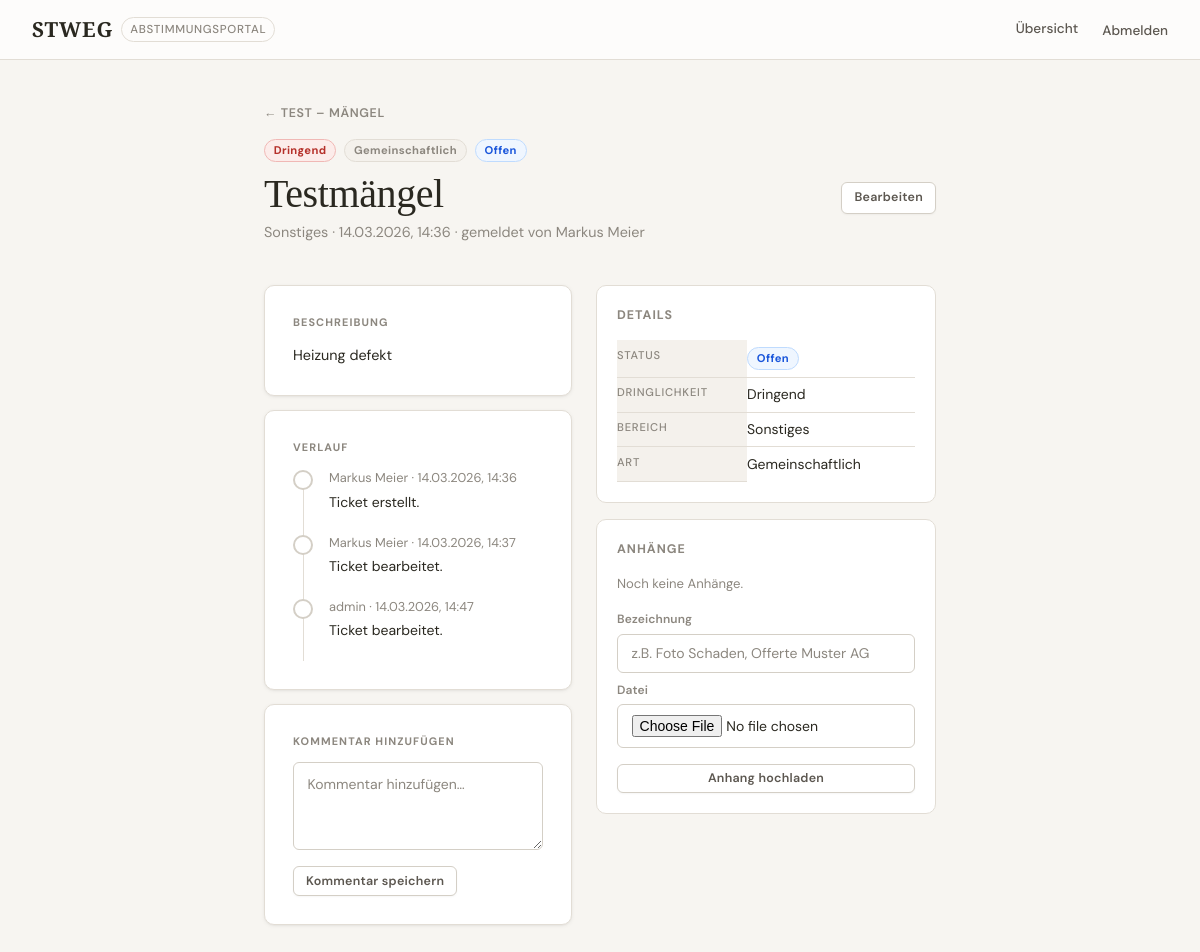
The page /maintenance/ticket/1/ (signed in) on the database as committed earlier.
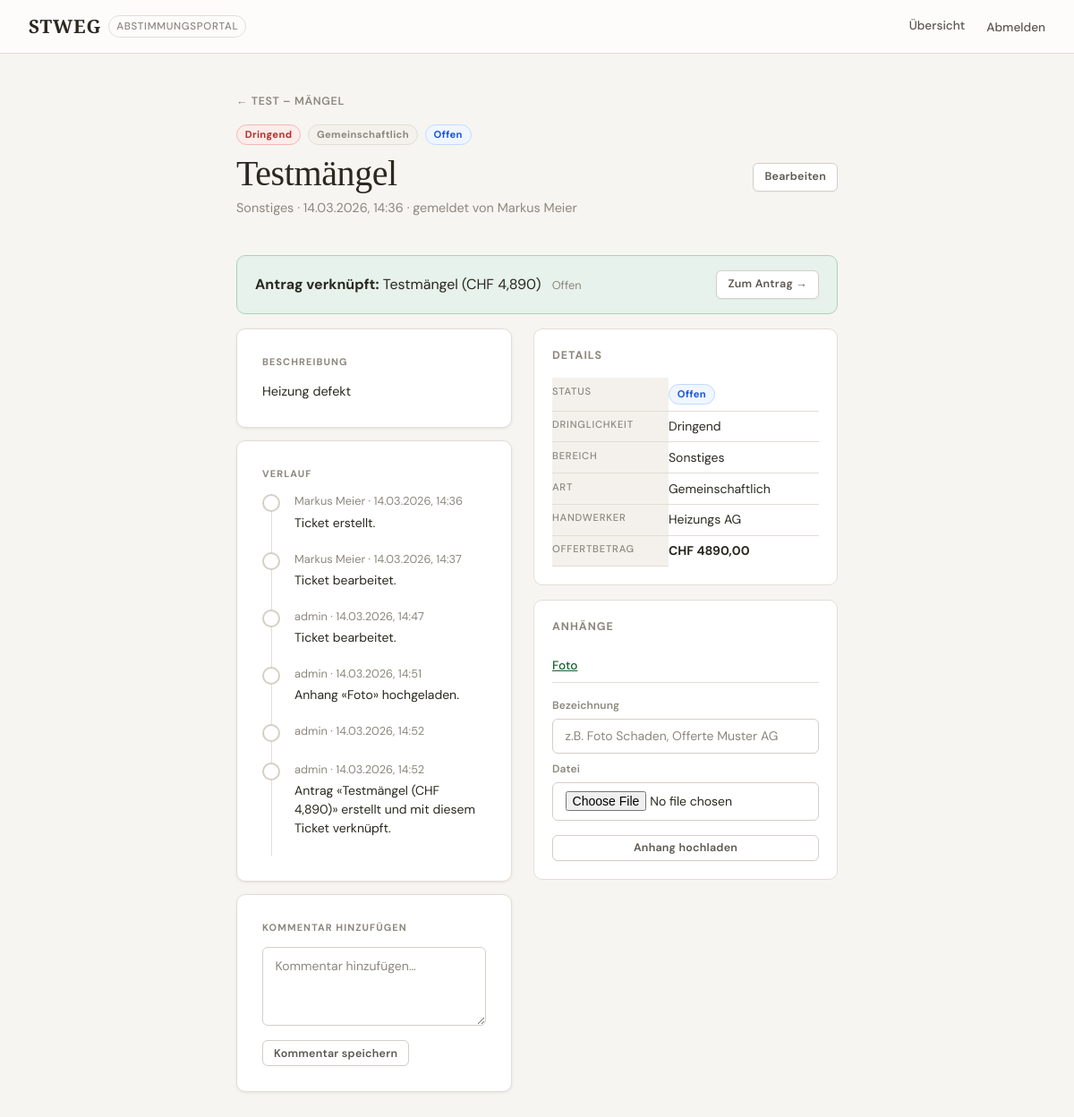
The same page on the database as committed later.
### voting/models.py (models this page shows, shortened)
class Community(models.Model):
    name       = models.CharField(max_length=200)
    address    = models.TextField()
    created_at = models.DateTimeField(auto_now_add=True)
    created_by = models.ForeignKey(
        User, on_delete=models.SET_NULL, null=True, blank=True,
        related_name='created_communities',
    )
    quorum = models.DecimalField(
        max_digits=5, decimal_places=1, default=Decimal('0'),
        verbose_name="Quorum (‰)",
        help_text="Mindest-Beteiligung in Wertquoten ‰ für gültige Abstimmung (0 = kein Quorum)",
    )
    def can_manage(self, user):
        return (
            self.units.filter(owner=user).exists()
            or self.created_by == user
            or user.is_staff
            or self.memberships.filter(user=user).exists()
        )
    def is_admin(self, user):
        return (
            self.created_by == user
            or user.is_staff
            or self.memberships.filter(
                user=user, role=CommunityMembership.Role.MANAGER
            ).exists()
        )
    class Meta:
        verbose_name        = "Gemeinschaft"
        verbose_name_plural = "Gemeinschaften"

class Proposal(models.Model):
    class Status(models.TextChoices):
        DRAFT  = 'draft',  'Entwurf'
        OPEN   = 'open',   'Offen'
        CLOSED = 'closed', 'Abgeschlossen'
    class MajorityType(models.TextChoices):
        SIMPLE    = 'simple',    'Einfaches Mehr (nur Köpfe)'
        ABSOLUTE  = 'absolute',  'Absolutes Mehr (Köpfe + Wertquoten)'
        QUALIFIED = 'qualified', 'Qualifiziertes Mehr (2/3 Köpfe + 2/3 Wertquoten)'
        UNANIMOUS = 'unanimous', 'Einstimmigkeit (alle Eigentümer müssen Ja stimmen)'
    community     = models.ForeignKey(Community, on_delete=models.CASCADE, related_name='proposals')
    created_by    = models.ForeignKey(
        User, on_delete=models.SET_NULL, null=True, related_name='created_proposals',
    )
    title         = models.CharField(max_length=300, verbose_name="Titel")
    description   = models.TextField(verbose_name="Beschreibung")
    majority_type = models.CharField(
        max_length=10, choices=MajorityType.choices, default=MajorityType.ABSOLUTE,
        verbose_name="Mehrheitsart",
    )
    status     = models.CharField(max_length=10, choices=Status.choices, default=Status.DRAFT)
    created_at = models.DateTimeField(auto_now_add=True)
    opened_at  = models.DateTimeField(null=True, blank=True)
    closed_at  = models.DateTimeField(null=True, blank=True)
    deadline   = models.DateTimeField(null=True, blank=True, verbose_name="Abstimmungsfrist")
    def open(self):
        self.status    = self.Status.OPEN
        self.opened_at = timezone.now()
        self.save()
    class Meta:
        verbose_name        = "Antrag"
        verbose_name_plural = "Anträge"
        ordering            = ['-created_at']

### maintenance/models.py (models this page shows, shortened)
class Ticket(models.Model):
    class Priority(models.TextChoices):
        NORMAL = 'normal', 'Normal'
        URGENT = 'urgent', 'Dringend'
    class Status(models.TextChoices):
        OPEN           = 'open',           'Offen'
        IN_PROGRESS    = 'in_progress',    'In Bearbeitung'
        OFFER_RECEIVED = 'offer_received', 'Angebot liegt vor'
        DONE           = 'done',           'Erledigt'
        ARCHIVED       = 'archived',       'Archiviert'
    class Scope(models.TextChoices):
        COMMON  = 'common',  'Gemeinschaftlich'
        PRIVATE = 'private', 'Privat (Einheit)'
    class Area(models.TextChoices):
        ROOF      = 'roof',      'Dach'
        FACADE    = 'facade',    'Fassade'
        HEATING   = 'heating',   'Heizung'
        ELEVATOR  = 'elevator',  'Lift'
        STAIRCASE = 'staircase', 'Treppenhaus'
        GARDEN    = 'garden',    'Aussenanlage / Garten'
        PARKING   = 'parking',   'Parkplatz / Garage'
        WATER     = 'water',     'Wasser / Sanitär'
        ELECTRIC  = 'electric',  'Elektro'
        OTHER     = 'other',     'Sonstiges'
    community = models.ForeignKey(
        Community, on_delete=models.CASCADE, related_name='tickets',
    )
    unit = models.ForeignKey(
        Unit, on_delete=models.SET_NULL, null=True, blank=True,
        related_name='tickets',
        help_text="Nur bei privaten Einheitsmängeln ausfüllen.",
    )
    reported_by = models.ForeignKey(
        User, on_delete=models.SET_NULL, null=True, blank=True,
        related_name='reported_tickets',
    )
    title       = models.CharField(max_length=300, verbose_name='Titel')
    description = models.TextField(verbose_name='Beschreibung')
    area        = models.CharField(
        max_length=20, choices=Area.choices, default=Area.OTHER,
        verbose_name='Bereich',
    )
    scope = models.CharField(
        max_length=10, choices=Scope.choices, default=Scope.COMMON,
        verbose_name='Art',
    )
    priority = models.CharField(
        max_length=10, choices=Priority.choices, default=Priority.NORMAL,
        verbose_name='Dringlichkeit',
    )
    status = models.CharField(
        max_length=20, choices=Status.choices, default=Status.OPEN,
        verbose_name='Status',
    )
    assigned_to    = models.CharField(max_length=200, blank=True, verbose_name='Handwerker')
    assignee_email = models.EmailField(blank=True, verbose_name='E-Mail Handwerker')
    offer_amount   = models.DecimalField(
        max_digits=10, decimal_places=2, null=True, blank=True,
        verbose_name='Offertbetrag (CHF)',
    )
    created_at  = models.DateTimeField(auto_now_add=True)
    updated_at  = models.DateTimeField(auto_now=True)
    resolved_at = models.DateTimeField(null=True, blank=True)
    proposal = models.ForeignKey(
        'voting.Proposal', on_delete=models.SET_NULL, null=True, blank=True,
        related_name='tickets',
        verbose_name='Verknüpfter Antrag',
    )
    class Meta:
        verbose_name        = 'Ticket'
        verbose_name_plural = 'Tickets'
        ordering            = ['-created_at']
    @property
    def status_css(self):
        return {
            'open':           'badge-open',
            'in_progress':    'badge-progress',
            'offer_received': 'badge-offer',
            'done':           'badge-done',
            'archived':       'badge-archived',
        }.get(self.status, '')
    @property
    def priority_is_urgent(self):
        return self.priority == self.Priority.URGENT

class TicketUpdate(models.Model):
    ticket     = models.ForeignKey(Ticket, on_delete=models.CASCADE, related_name='updates')
    author     = models.ForeignKey(
        User, on_delete=models.SET_NULL, null=True, blank=True,
        related_name='ticket_updates',
    )
    comment    = models.TextField(blank=True)
    old_status = models.CharField(max_length=20, blank=True)
    new_status = models.CharField(max_length=20, blank=True)
    created_at = models.DateTimeField(auto_now_add=True)
    class Meta:
        verbose_name        = 'Ticket-Update'
        verbose_name_plural = 'Ticket-Updates'
        ordering            = ['created_at']
    @property
    def is_status_change(self):
        return bool(self.old_status and self.new_status and self.old_status != self.new_status)

class TicketAttachment(models.Model):
    ticket      = models.ForeignKey(Ticket, on_delete=models.CASCADE, related_name='attachments')
    file        = models.FileField(upload_to='ticket_attachments/')
    name        = models.CharField(max_length=200, verbose_name='Bezeichnung')
    uploaded_by = models.ForeignKey(
        User, on_delete=models.SET_NULL, null=True, blank=True,
        related_name='ticket_attachments',
    )
    uploaded_at = models.DateTimeField(auto_now_add=True)
    class Meta:
        verbose_name        = 'Anhang'
        verbose_name_plural = 'Anhänge'
        ordering            = ['uploaded_at']

### maintenance/views.py (the view, shortened to what this page needs)
@login_required
def ticket_detail(request, pk):
    ticket    = get_object_or_404(Ticket.objects.select_related('community', 'reported_by', 'unit', 'proposal'), pk=pk)
    community = ticket.community
    if not community.can_manage(request.user):
        messages.error(request, "Keine Berechtigung.")
        return redirect('voting:dashboard')
    is_admin = community.is_admin(request.user)
    if ticket.scope == Ticket.Scope.PRIVATE and not is_admin:
        user_unit_ids = set(community.units.filter(owner=request.user).values_list('id', flat=True))
        if ticket.unit_id not in user_unit_ids:
            messages.error(request, "Kein Zugriff auf dieses Ticket.")
            return redirect('maintenance:ticket_list', community_id=community.id)
    updates     = ticket.updates.select_related('author').all()
    attachments = ticket.attachments.select_related('uploaded_by').all()
    status_form = TicketStatusForm(instance=ticket) if is_admin else None
    comment_form    = TicketCommentForm()
    attachment_form = TicketAttachmentForm()
    return render(request, 'maintenance/ticket_detail.html', {
        'ticket':          ticket,
        'community':       community,
        'is_admin':        is_admin,
        'updates':         updates,
        'attachments':     attachments,
        'status_form':     status_form,
        'comment_form':    comment_form,
        'attachment_form': attachment_form,
    })

### maintenance/templates/maintenance/ticket_detail.html (shortened to what this page needs)
{% extends "voting/base.html" %}
{% block content %}
<a href="{% url 'maintenance:ticket_list' community.id %}" class="back-link">{{ community.name }} – Mängel</a>
<div class="page-header flex-between">
  <div>
    <div style="display:flex;gap:.5rem;align-items:center;flex-wrap:wrap;margin-bottom:.5rem;">
      {% if ticket.priority_is_urgent %}<span class="badge badge-urgent">Dringend</span>{% endif %}
      <span class="badge {% if ticket.scope == 'private' %}badge-private{% else %}badge-archived{% endif %}">{{ ticket.get_scope_display }}</span>
      <span class="badge {{ ticket.status_css }}">{{ ticket.get_status_display }}</span>
    </div>
    <h1>{{ ticket.title }}</h1>
    <p>{{ ticket.get_area_display }} · {{ ticket.created_at|date:"d.m.Y, H:i" }}
      {% if ticket.reported_by %} · gemeldet von {{ ticket.reported_by.get_full_name|default:ticket.reported_by.username }}{% endif %}
    </p>
  </div>
  <div class="flex gap-1">
    {% if is_admin or ticket.reported_by == request.user %}
    <a href="{% url 'maintenance:ticket_edit' ticket.pk %}" class="btn btn-outline btn-sm">Bearbeiten</a>
    {% endif %}
  </div>
</div>
{% if ticket.proposal %}
<div class="proposal-banner">
  <div>
    <strong>Antrag verknüpft:</strong> {{ ticket.proposal.title }}
    <span style="margin-left:.5rem;font-size:.8rem;color:var(--text-muted);">{{ ticket.proposal.get_status_display }}</span>
  </div>
  <a href="{% url 'voting:proposal_detail' ticket.proposal.pk %}" class="btn btn-outline btn-sm">Zum Antrag →</a>
</div>
{% endif %}
<div class="detail-grid">
  <div>
    <div class="card card--padded mb-2">
      <div class="section-label">Beschreibung</div>
      <p style="white-space:pre-wrap;font-size:.9rem;line-height:1.7;">{{ ticket.description }}</p>
    </div>
    <div class="card card--padded mb-2">
      <div class="section-label">Verlauf</div>
      <ul class="timeline">
        {% for update in updates %}
        <li class="tl-item">
          <div class="tl-dot {% if update.is_status_change %}status-change{% elif not update.author %}system{% endif %}"></div>
          <div class="tl-body">
            <div class="tl-header">
              {% if update.author %}{{ update.author.get_full_name|default:update.author.username }}{% else %}System{% endif %}
              · {{ update.created_at|date:"d.m.Y, H:i" }}
            </div>
            {% if update.comment %}<div class="tl-text">{{ update.comment }}</div>{% endif %}
          </div>
        </li>
        {% empty %}
        <li style="color:var(--text-muted);font-size:.85rem;">Noch keine Einträge.</li>
        {% endfor %}
      </ul>
    </div>
    <div class="card card--padded">
      <div class="section-label">Kommentar hinzufügen</div>
      <form method="post">
        <div class="form-group">{{ comment_form.comment }}</div>
        <button type="submit" class="btn btn-outline btn-sm">Kommentar speichern</button>
      </form>
    </div>
  </div>
  <div>
    <div class="sidebar-section">
      <h3>Details</h3>
      <table class="meta-table">
        <tr><th>Status</th><td><span class="badge {{ ticket.status_css }}">{{ ticket.get_status_display }}</span></td></tr>
        <tr><th>Dringlichkeit</th><td>{{ ticket.get_priority_display }}</td></tr>
        <tr><th>Bereich</th><td>{{ ticket.get_area_display }}</td></tr>
        <tr><th>Art</th><td>{{ ticket.get_scope_display }}</td></tr>
        {% if ticket.assigned_to %}<tr><th>Handwerker</th><td>{{ ticket.assigned_to }}</td></tr>{% endif %}
        {% if ticket.offer_amount %}<tr><th>Offertbetrag</th><td><strong>CHF {{ ticket.offer_amount|floatformat:"2" }}</strong></td></tr>{% endif %}
      </table>
    </div>
    <div class="sidebar-section">
      <h3>Anhänge</h3>
      {% for att in attachments %}
      <div class="att-item">
        <a href="{{ att.file.url }}" target="_blank" style="color:var(--accent);font-weight:500;">{{ att.name }}</a>
      </div>
      {% empty %}
      <p style="font-size:.82rem;color:var(--text-muted);">Noch keine Anhänge.</p>
      {% endfor %}
      <form method="post" enctype="multipart/form-data" style="margin-top:1rem;">
        <div class="form-group form-group--mb-sm">
          <label style="font-size:.75rem;font-weight:600;color:var(--text-muted);">Bezeichnung</label>
          {{ attachment_form.name }}
        </div>
        <div class="form-group form-group--mb-sm">
          <label style="font-size:.75rem;font-weight:600;color:var(--text-muted);">Datei</label>
          {{ attachment_form.file }}
        </div>
        <button type="submit" class="btn btn-outline btn-sm" style="width:100%;margin-top:.5rem;">Anhang hochladen</button>
      </form>
    </div>
  </div>
</div>
{% endblock %}

### voting/templates/voting/base.html (shortened to what this page needs)
<!DOCTYPE html>
<html lang="de">
<head>
    {% load static %}
    <link rel="stylesheet" href="{% static 'voting/css/app.css' %}">
</head>
<body>
    <nav>
        <a class="nav-brand" href="{% url 'voting:dashboard' %}">
            <span class="nav-brand-logo">STWEG</span>
            <span class="nav-brand-label">Abstimmungsportal</span>
        </a>
        <div class="nav-links">
            {% if user.is_authenticated %}
                <a href="{% url 'voting:dashboard' %}">Übersicht</a>
                <form method="post" action="{% url 'logout' %}" class="nav-logout-form">
                    <button type="submit" class="nav-logout-btn">Abmelden</button>
                </form>
            {% else %}
                <a href="{% url 'login' %}">Anmelden</a>
            {% endif %}
        </div>
    </nav>
    <main>
        {% block content %}{% endblock %}
    </main>
</body>
</html>

Rows that differ between the two databases and show on the page:
changed Ticket "Testmängel": proposal_id empty → 5 (drawn); proposal (not shown) → "Testmängel (CHF 4,890)"; proposal.status (not shown) → "Offen"; assigned_to (not shown) → "Heizungs AG"; offer_amount (not shown) → "4890,00"
added TicketUpdate: author.get_full_name "admin", created_at "14.03.2026, 14:51", comment "Anhang «Foto» hochgeladen."
added TicketUpdate: author.get_full_name "admin", created_at "14.03.2026, 14:52"
added TicketUpdate: author.get_full_name "admin", created_at "14.03.2026, 14:52", comment "Antrag «Testmängel (CHF 4,890)» erstellt und mit diesem Ticket verknüpft."
added TicketAttachment: name "Foto"
Other text that changed with them:
text no longer shown: "Noch keine Anhänge."
text now shown: "Antrag verknüpft: Zum Antrag → HANDWERKER OFFERTBETRAG CHF"
